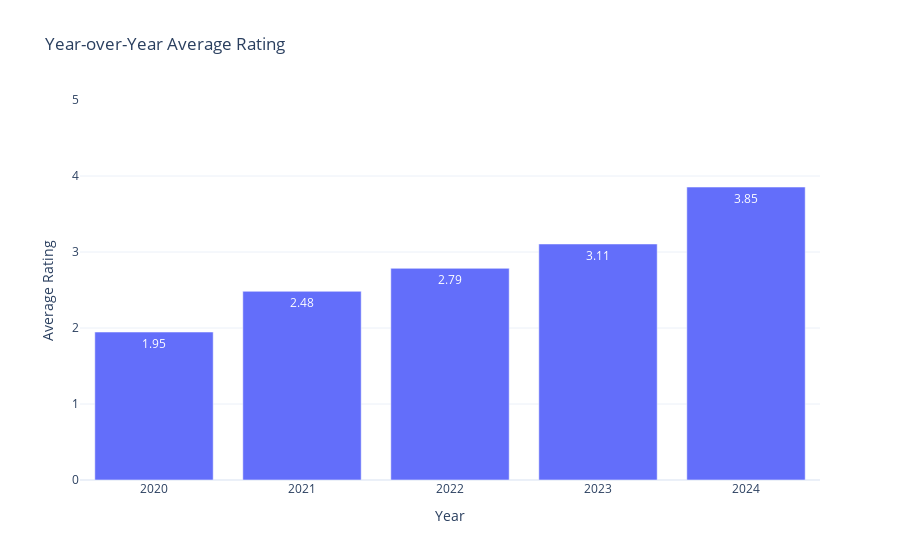

Notebook cell for this chart:
### Code cell
# Example usage:
create_year_over_year_avg_rating_chart(df)

### Figure 1 — Plotly figure (JSON) as saved in the notebook; plotly's stock layout.template omitted (floating-point values rounded to 4 significant figures)
{"data": [{"text": [1.95, 2.48, 2.79, 3.11, 3.85], "textposition": "auto", "type": "bar", "x": [2020, 2021, 2022, 2023, 2024], "y": [1.947, 2.483, 2.785, 3.105, 3.855]}], "layout": {"title": {"text": "Year-over-Year Average Rating"}, "xaxis": {"title": {"text": "Year"}}, "yaxis": {"range": [0, 5], "title": {"text": "Average Rating"}}}}
